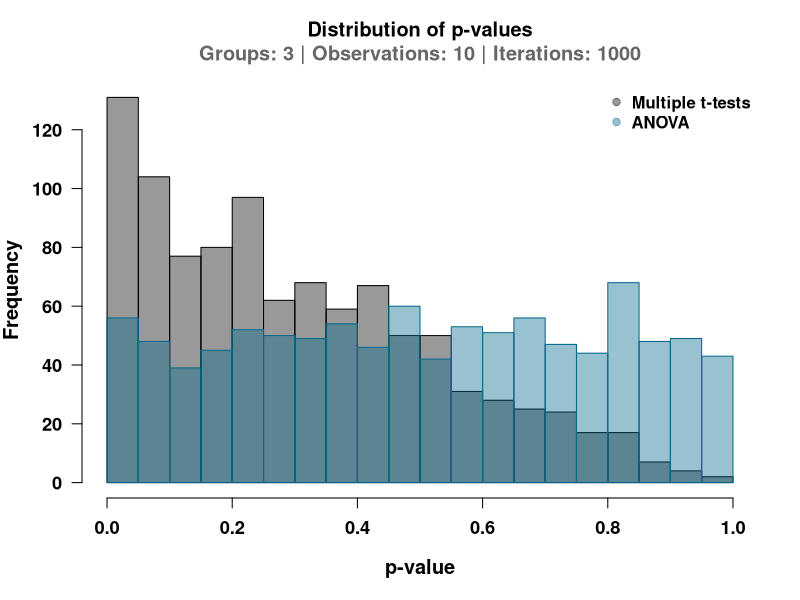

The R source for this figure: (Note: this script raises an error after producing the figure.)
######################################################################################################
# Display distribution of p-values from multiple t-tests vs. ANOVA
# Author: Matt Grobis
#
# - Purpose: demonstrate flaws in multiple t-test comparisons
# - Requirements: 'scales' package
#
######################################################################################################
# Prerequisite: install 'scales' package if necessary
install.packages('scales')

#####################################################################################################
# The function
# - Summary:
#   o For each of n_groups, draw n_obs from a population that is normally distributed
#      x Because these groups are all drawn from the same distribution, they should not be
#        significantly different (i.e. p > 0.05)
#   o Perform t-tests between each group and record the lowest p-value
#   o Perform an ANOVA on all groups and record the p-value
#   o Do this n_iter times to form a distribution

compare <- function(n_groups = 3, n_obs = 10, n_iter = 1000, figure = T, verbose = T, 
                    full_summary = F){
   
   # Create empty variables to store data
   t_test_p_vals <- c()
   anova_p_vals <- c()
   groups <- list()
   
   # Run through the iterations
   for(i in 1:n_iter){
      
      # Create the samples
      for(j in 1:n_groups){
         
         groups[[j]] <- rnorm(n_obs)  # Default mean = 0, SD = 1
         
      }
      
      # Generate all pairwise comparisons
      combinations <- combn(n_groups, 2)
      
      # Run the comparisons
      p_vals <- c()
      
      for(k in 1:ncol(combinations)){
         p_vals[k] <- t.test(groups[[combinations[1, k]]],
                             groups[[combinations[2, k]]])$p.value
         
      }
      
      # Save the lowest p-value 
      t_test_p_vals[i] <- min(p_vals)
      
      # Convert list to data frame for ANOVA
      pops_df <- data.frame("values" = unlist(groups),  
                            "group" = sort(rep(1:n_groups, n_obs)))
      
      # Run the ANOVA and save p-value
      anova_p_vals[i] <- summary(aov(values ~ group, data = pops_df))[[1]][["Pr(>F)"]][1]
      
      # Print % completion every 10 iterations
      if(verbose == T){
         if(i %%10 == 0){
            cat(round(i / n_iter * 100, 2), "% complete \n")
         }
      }
   }
   
   # If figure = T, display it
   if(figure == T){
      
      # Ensure 'scales' library is installed
      try(library(scales), outFile = print("Please install 'scales' library first"))
      
      par(mfrow = c(1,1))
      hist(t_test_p_vals, main = "Distribution of p-values\n", xlab = "p-value", font.lab = 2, 
           font.axis = 2, las = 1, breaks = 25, col = alpha("black", 0.4), xlim = c(0,1), 
           cex.lab = 1.2, cex.axis = 1.1)
      hist(anova_p_vals, main = "ANOVA", add = T, border = "deepskyblue4", breaks = 25,
           col = alpha("deepskyblue4", 0.4))
      title(paste0("\nGroups: ", n_groups, " | Observations: ", n_obs, " | Iterations: ", n_iter),
            col.main = "gray40")
      par(font = 2)
      legend("topright", bty = 'n', pch = 19, c("Multiple t-tests", "ANOVA"),
             col = c(alpha("black", 0.4), alpha("deepskyblue4", 0.4)))
      
   }
   
   # Display summary stats of t-tests vs. ANOVAs otherwise
   cat("\n")
   cat("% iterations below p = 0.05:\nt-tests: ", 
       round(sum(t_test_p_vals < 0.05) / n_iter, 3) * 100, " | ANOVA: ",
       round(sum(anova_p_vals < 0.05) / n_iter, 3) * 100)
   cat("\n\n")
   
   if(full_summary == T){
      return(data.frame("stat" = names(summary(t_test_p_vals)),
                        "t-test" = as.vector(summary(t_test_p_vals)),
                        "ANOVA" = as.vector(summary(anova_p_vals))))
   }   

}

######################################################################################################
### Demo ###

# Defaults
compare()

# 100x n_obs: barely any decrease in % iterations below p = 0.05
compare(n_obs = 1000, n_pop = 3)

# 3x n_pop: ~3x increase in % iterations below p = 0.05
compare(n_pop = 6, n_obs = 10)

# Competing effects: n_pop wins
compare(n_pop = 6, n_obs = 1000)







